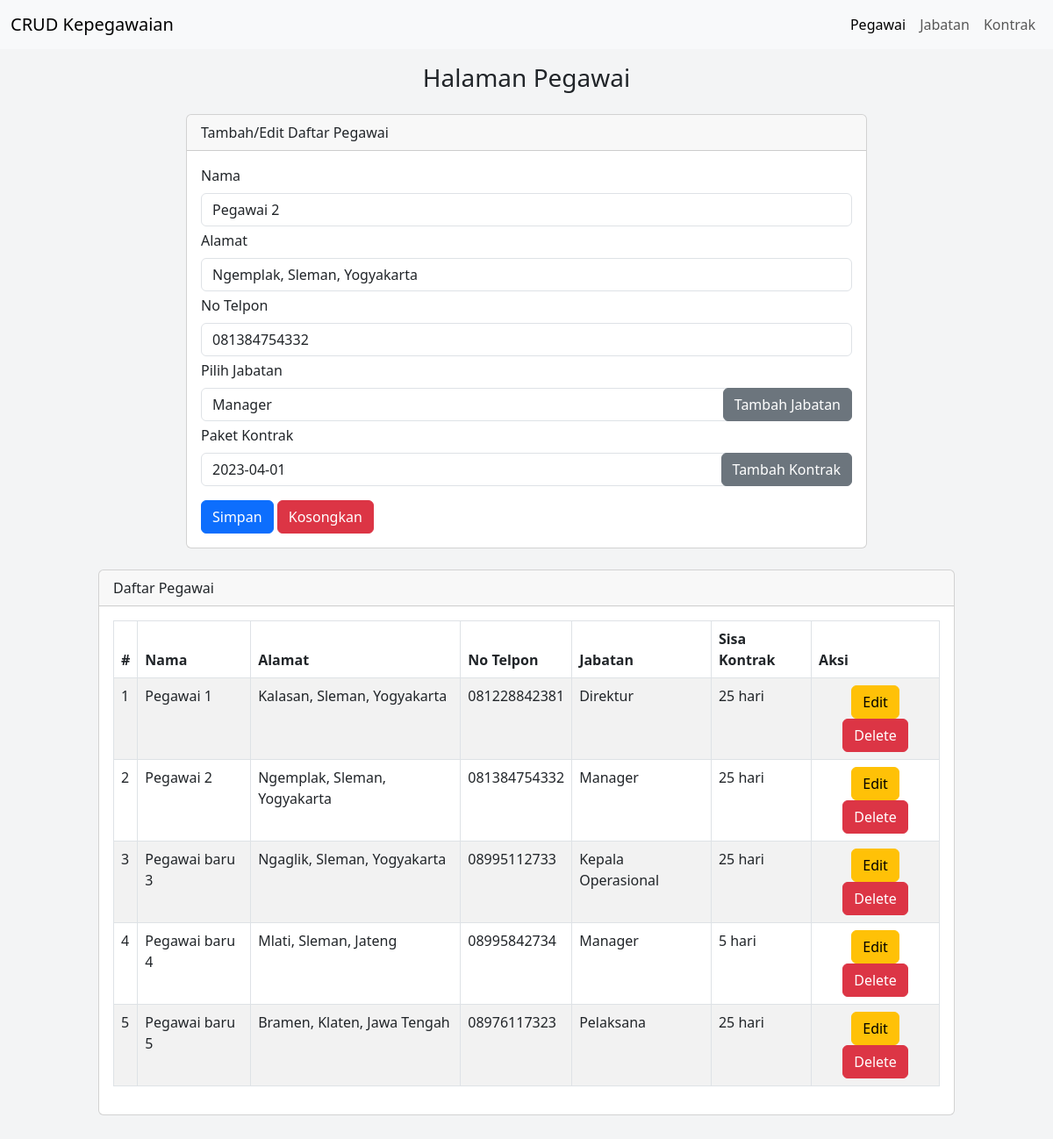
Page /index.php?hal=edit&id=2 on the committed database.
### tables this page shows
CREATE TABLE `pegawai` (
  `id_pegawai` int(11) NOT NULL,
  `nama` varchar(50) NOT NULL,
  `alamat` varchar(100) NOT NULL,
  `no_telpon` varchar(14) NOT NULL,
  `id_jabatan` int(11) NOT NULL,
  `id_kontrak` int(11) NOT NULL
);

CREATE TABLE `jabatan` (
  `id_jabatan` int(11) NOT NULL,
  `nama_jabatan` varchar(50) NOT NULL,
  `deskripsi` varchar(100) NOT NULL,
  `gaji` bigint(8) NOT NULL
);

CREATE TABLE `kontrak` (
  `id_kontrak` int(11) NOT NULL,
  `nama_kontrak` varchar(50) NOT NULL,
  `tgl_mulai` date NOT NULL,
  `durasi` int(11) NOT NULL
);

### index.php (the view, shortened to what this page needs)
<?php
    include "inc/koneksi.php";
    if(isset($_GET['hal'])){
        if($_GET['hal'] == "edit"){
            $viewdata = mysqli_query($conn, "SELECT * FROM pegawai WHERE id_pegawai = '$_GET[id]' ");
            $data = mysqli_fetch_array($viewdata);
            if($data){
                $var_nama = $data['nama'];
                $var_alamat = $data['alamat'];
                $var_notelpon = $data['no_telpon'];
                $var_jabatan = $data['id_jabatan'];
                $var_kontrak = $data['id_kontrak'];
            }
        }else if($_GET['hal'] == "delete"){
            $delete = mysqli_query($conn, "DELETE FROM pegawai WHERE id_pegawai = '$_GET[id]' ");
            if($delete){
                echo "<script>
                    alert('Hapus data Sukses!');
                    document.location='index.php';
                </script>";
            }
        }
    }
?>
<!DOCTYPE html>
<html lang="en">
<head>
    <link rel="stylesheet" href="inc/style.css">
    <link href="https://cdn.jsdelivr.net/npm/bootstrap@5.3.0/dist/css/bootstrap.min.css" rel="stylesheet">
</head>
<body class="overflow-x-hidden">
    <section class="min-vh-100" style="background-color: #f3f4f5;">
        <?php include "inc/navbar.php";?>
        <div class="mt-3">
            <h3 class="row justify-content-center">Halaman Pegawai</h3>
        </div>
        <div class="mx-auto row justify-content-center">
        <div class="col-md-8">
            <div class="card mt-3 mb-2">
                <div class="card-header">
                    Tambah/Edit Daftar Pegawai
                </div>
                <div class="card-body">
                    <form action="" method="post">
                        <div class="mb-1">
                            <label for="tb_nama" class="form-label">Nama</label>
                            <input type="text" name="tb_nama" value="<?=@$var_nama?>" class="form-control">
                        </div>
                        <div class="mb-1">
                            <label for="tb_alamat" class="form-label">Alamat</label>
                            <input type="text" name="tb_alamat" value="<?=@$var_alamat?>" class="form-control">
                        </div>
                        <div class="mb-1">
                            <label for="tb_notelpon" class="form-label">No Telpon</label>
                            <input type="text" name="tb_notelpon" value="<?=@$var_notelpon?>" class="form-control">
                        </div>
                        <label for="select_jabatan" class="form-label">Pilih Jabatan</label> <br\>
                        <div class="mb-1 select-wrapper">
                            <select name="select_jabatan" value="<?=@$var_jabatan?>" class="form-control">
                                <?php
                                    $query = "SELECT id_jabatan, nama_jabatan FROM jabatan";
                                    $hasil = mysqli_query($conn, $query);
                                    if (isset($_GET['hal']) && $_GET['hal'] === 'edit' && isset($_GET['id'])) {
                                        $id_pegawai = $_GET['id'];
                                        $query_pegawai = "SELECT id_jabatan FROM pegawai WHERE id_pegawai = $id_pegawai";
                                        $result_pegawai = mysqli_query($conn, $query_pegawai);
                                        $data_pegawai = mysqli_fetch_assoc($result_pegawai);
                                        $selected_jabatan = $data_pegawai['id_jabatan'];
                                        while ($data = mysqli_fetch_assoc($hasil)) {
                                            if ($data['id_jabatan'] == $selected_jabatan) {
                                                echo "<option value='" . $data['id_jabatan'] . "' selected>" . $data['nama_jabatan'] . "</option>";
                                            } else {
                                                echo "<option value='" . $data['id_jabatan'] . "'>" . $data['nama_jabatan'] . "</option>";
                                            }
                                        }
                                    } else {
                                        echo "<option value='' disabled selected>- Pilih Jabatan -</option>";
                                        while ($data = mysqli_fetch_assoc($hasil)) {
                                            echo "<option value='" . $data['id_jabatan'] . "'>" . $data['nama_jabatan'] . "</option>";
                                        }
                                    }
                                ?>
                            </select>
                            <a href="jabatan.php" class="btn btn-secondary">Tambah Jabatan</a>
                        </div>
                        <label for="select_kontrak" class="form-label">Paket Kontrak</label> <br/>
                        <div class="mb-3 select-wrapper">
                            <select name="select_kontrak" value="<?=@$var_kontrak?>" class="form-control">
                                <?php
                                    $query = "SELECT * FROM kontrak";
                                    $hasil = mysqli_query($conn, $query);
                                    if (isset($_GET['hal']) && $_GET['hal'] === 'edit' && isset($_GET['id'])) {
                                        $id_pegawai = $_GET['id'];
                                        $query_pegawai = "SELECT id_kontrak FROM pegawai WHERE id_pegawai = $id_pegawai";
                                        $result_pegawai = mysqli_query($conn, $query_pegawai);
                                        $data_pegawai = mysqli_fetch_assoc($result_pegawai);
                                        $selected_kontrak = $data_pegawai['id_kontrak'];
                                        while ($data = mysqli_fetch_assoc($hasil)) {
                                            if ($data['id_kontrak'] == $selected_kontrak) {
                                                echo "<option value='" . $data['id_kontrak'] . "' selected>" . $data['tgl_mulai'] . "</option>";
                                            } else {
                                                echo "<option value='" . $data['id_kontrak'] . "'>" . $data['tgl_mulai'] . "</option>";
                                            }
                                        }
                                    } else {
                                        echo "<option value='' disabled selected>- Pilih Paket Kontrak -</option>";
                                        while ($data = mysqli_fetch_assoc($hasil)) {
                                            echo "<option value='" . $data['id_kontrak'] . "'>" . $data['nama_kontrak'] . "</option>";
                                        }
                                    }
                                ?>
                            </select>
                            <a href="kontrak.php" class="btn btn-secondary">Tambah Kontrak</a>
                        </div>
                        <div>
                            <button type="submit" class="btn btn-primary" name="btn_simpan" >Simpan</button>
                            <button type="reset" class="btn btn-danger" name="btn_reset" >Kosongkan</button>
                        </div>
                    </form>
                </div>
            </div>
        </div>
        </div>
        <div class="mx-auto row justify-content-center pb-5">
        <div class="col-md-10">
            <div class="card mt-3 mb-2">
                <div class="card-header">
                    Daftar Pegawai
                </div>
                <div class="card-body overflow-x-auto">
                    <table class="table table-bordered table-striped">
                        <thead>
                            <tr>
                                <th>#</th>
                                <th>Nama</th>
                                <th>Alamat</th>
                                <th>No Telpon</th>
                                <th>Jabatan</th>
                                <th>Sisa Kontrak</th>
                                <th>Aksi</th>
                            </tr>
                        </thead>
                        <tbody>
                            <?php
                                $no=1;
                                $result = mysqli_query($conn, "SELECT * FROM pegawai
                                INNER JOIN jabatan ON pegawai.id_jabatan = jabatan.id_jabatan
                                INNER JOIN kontrak ON pegawai.id_kontrak = kontrak.id_kontrak");
                                while ($data = mysqli_fetch_array($result)) :
                            ?>
                                <tr>
                                    <td><?=$no++;?></td>
                                    <td><?=$data['nama']?></td>
                                    <td><?=$data['alamat']?></td>
                                    <td><?=$data['no_telpon']?></td>
                                    <td><?=$data['nama_jabatan']?></td>
                                    <td>
                                        <?php
                                            $tgl_mulai = $data['tgl_mulai'];
                                            $durasi = $data['durasi'];
                                            $tgl_berakhir = date('Y-m-d', strtotime($tgl_mulai . ' + ' . $durasi . ' days'));
                                            $tgl_sekarang = date('Y-m-d');
                                            $sisa_hari = floor((strtotime($tgl_berakhir) - strtotime($tgl_sekarang)) / (60 * 60 * 24));
                                            echo $sisa_hari . " hari";
                                        ?>
                                    </td>
                                    <td class="text-center">
                                        <a href="index.php?hal=edit&id=<?=$data['id_pegawai']?>">
                                            <button type="button" class="btn btn-warning">Edit</button>
                                        </a>
                                        <a href="index.php?hal=delete&id=<?=$data['id_pegawai']?>">
                                            <button type="button" class="btn btn-danger">Delete</button>
                                        </a>
                                    </td>
                                </tr>
                            <?php endwhile;  ?>
                        </tbody>
                    </table>
                </div>
            </div>
        </div>
        </div>
    </section>
</body>
</html>

### inc/style.css (style rules this page uses)
.select-wrapper { position: relative; display: inline-block; width: 100%; }
.select-wrapper .btn { position: absolute; top: 0; right: 0; height: 100%; }

### rows in the picture
pegawai: tb_nama "Pegawai 2", tb_alamat "Ngemplak, Sleman, Yogyakarta", tb_notelpon "081384754332", nama "Pegawai 2", alamat "Ngemplak, Sleman, Yogyakarta", no_telpon "081384754332", id_jabatan.nama_jabatan "Manager", id_kontrak.durasi "25"
pegawai: nama "Pegawai 1", alamat "Kalasan, Sleman, Yogyakarta", no_telpon "081228842381", id_jabatan.nama_jabatan "Direktur", id_kontrak.durasi "25"
pegawai: nama "Pegawai baru 3", alamat "Ngaglik, Sleman, Yogyakarta", no_telpon "08995112733", id_jabatan.nama_jabatan "Kepala Operasional", id_kontrak.durasi "25"
pegawai: nama "Pegawai baru 4", alamat "Mlati, Sleman, Jateng", no_telpon "08995842734", id_jabatan.nama_jabatan "Manager", id_kontrak.durasi "5"
pegawai: nama "Pegawai baru 5", alamat "Bramen, Klaten, Jawa Tengah", no_telpon "08976117323", id_jabatan.nama_jabatan "Pelaksana", id_kontrak.durasi "25"

### other values in the picture
form field select_jabatan "Manager"
form field select_kontrak "2023-04-01"
